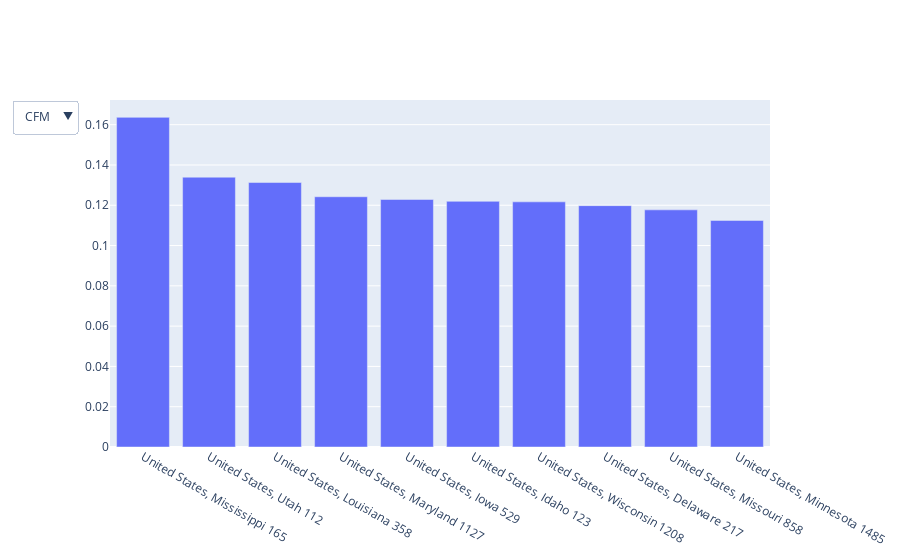

Notebook code cell kept with this figure:
### Code cell
import plotly.graph_objects as go
fig = go.Figure()
colors = ['#0000FF', '#FF0000', '#FFFF00', '#00FF00', '#800080']
fig.add_trace(go.Bar(
    x=location_grouped[location_grouped['location_users'].isin(list(cfm['location_users'][-10:]))].sort_values('is_cfm',ascending=False)['location_users'],
    y=location_grouped[location_grouped['location_users'].isin(list(cfm['location_users'][-10:]))].sort_values('is_cfm',ascending=False)['is_cfm'],
    name='CFM',

))
fig.add_trace(go.Bar(
    x=location_grouped[location_grouped['location_users'].isin(list(exp['location_users'][-10:]))].sort_values('is_exp',ascending=False)['location_users'],
    y=location_grouped[location_grouped['location_users'].isin(list(exp['location_users'][-10:]))].sort_values('is_exp',ascending=False)['is_exp'],        
    name='EXP',
    visible=False
))
fig.add_trace(go.Bar(
    x=location_grouped[location_grouped['location_users'].isin(list(xpl['location_users'][-10:]))].sort_values('is_xpl',ascending=False)['location_users'],
    y=location_grouped[location_grouped['location_users'].isin(list(xpl['location_users'][-10:]))].sort_values('is_xpl',ascending=False)['is_xpl'],
    name='XPL',
    visible=False
))
fig.add_trace(go.Bar(
    x=location_grouped[location_grouped['location_users'].isin(list(adv['location_users'][-10:]))].sort_values('is_adv',ascending=False)['location_users'],
    y=location_grouped[location_grouped['location_users'].isin(list(adv['location_users'][-10:]))].sort_values('is_adv',ascending=False)['is_adv'],
    name='ADV',
    visible=False
))
# create a dropdown menu to choose which category to show (default is overall)
fig.update_layout(
    updatemenus=[
        dict(
            active=0,
            buttons=list([
                dict(label="CFM",
                        method="update",
                        args=[{"visible": [True, False, False, False]},
                            {"title": "Top 4 Countries for CFM"}]),
                dict(label="EXP",
                        method="update",
                        args=[{"visible": [False, True, False, False]},
                            {"title": "Top 4 Countries for EXP"}]),
                dict(label="XPL",
                        method="update",
                        args=[{"visible": [False, False, True, False]},
                            {"title": "Top 4 Countries for XPL"}]),
                dict(label="ADV",
                        method="update",
                        args=[{"visible": [False, False, False, True]},
                            {"title": "Top 4 Countries for ADV"}]),
            ]), 
        )
    ])

fig.show()

### Figure 1 — Plotly figure (JSON) as saved in the notebook; plotly's stock layout.template omitted (floating-point values rounded to 4 significant figures)
{"data": [{"name": "CFM", "type": "bar", "x": ["United States, Mississippi 165", "United States, Utah 112", "United States, Louisiana 358", "United States, Maryland 1127", "United States, Iowa 529", "United States, Idaho 123", "United States, Wisconsin 1208", "United States, Delaware 217", "United States, Missouri 858", "United States, Minnesota 1485"], "y": [0.1636, 0.1339, 0.1313, 0.1242, 0.1229, 0.122, 0.1217, 0.1198, 0.1177, 0.1125]}, {"name": "EXP", "type": "bar", "visible": false, "x": ["United States, Vermont 399", "United States, Louisiana 358", "United States, Massachusetts 3279", "United States, New Mexico 150", "United States, Missouri 858", "United States, Alabama 506", "United States, South Dakota 78", "United States, Connecticut 1383", "United States, Virginia 1778", "United States, California 5473"], "y": [0.05514, 0.0419, 0.04087, 0.04, 0.03963, 0.03953, 0.03846, 0.03543, 0.03318, 0.03307]}, {"name": "XPL", "type": "bar", "visible": false, "x": ["Australia 229", "England 329", "Canada 1593", "United States, Montana 95", "United States, Oregon 773", "United States, Alaska 98", "United States, Wyoming 50", "United States, Colorado 1103", "United States, New Mexico 150", "United States, Utah 112"], "y": [0.655, 0.5836, 0.3817, 0.3368, 0.2924, 0.2857, 0.24, 0.2312, 0.2267, 0.2143]}, {"name": "ADV", "type": "bar", "visible": false, "x": ["Australia 229", "Canada 1593", "England 329", "United States, Arkansas 181", "United States, Louisiana 358", "United States, Utah 112", "United States, Tennessee 607", "United States, Nebraska 235", "United States, North Dakota 84", "United States, South Dakota 78"], "y": [0.3886, 0.2436, 0.2432, 0.1878, 0.1872, 0.1786, 0.1746, 0.1745, 0.1667, 0.1667]}], "layout": {"updatemenus": [{"active": 0, "buttons": [{"args": [{"visible": [true, false, false, false]}, {"title": "Top 4 Countries for CFM"}], "label": "CFM", "method": "update"}, {"args": [{"visible": [false, true, false, false]}, {"title": "Top 4 Countries for EXP"}], "label": "EXP", "method": "update"}, {"args": [{"visible": [false, false, true, false]}, {"title": "Top 4 Countries for XPL"}], "label": "XPL", "method": "update"}, {"args": [{"visible": [false, false, false, true]}, {"title": "Top 4 Countries for ADV"}], "label": "ADV", "method": "update"}]}]}}
